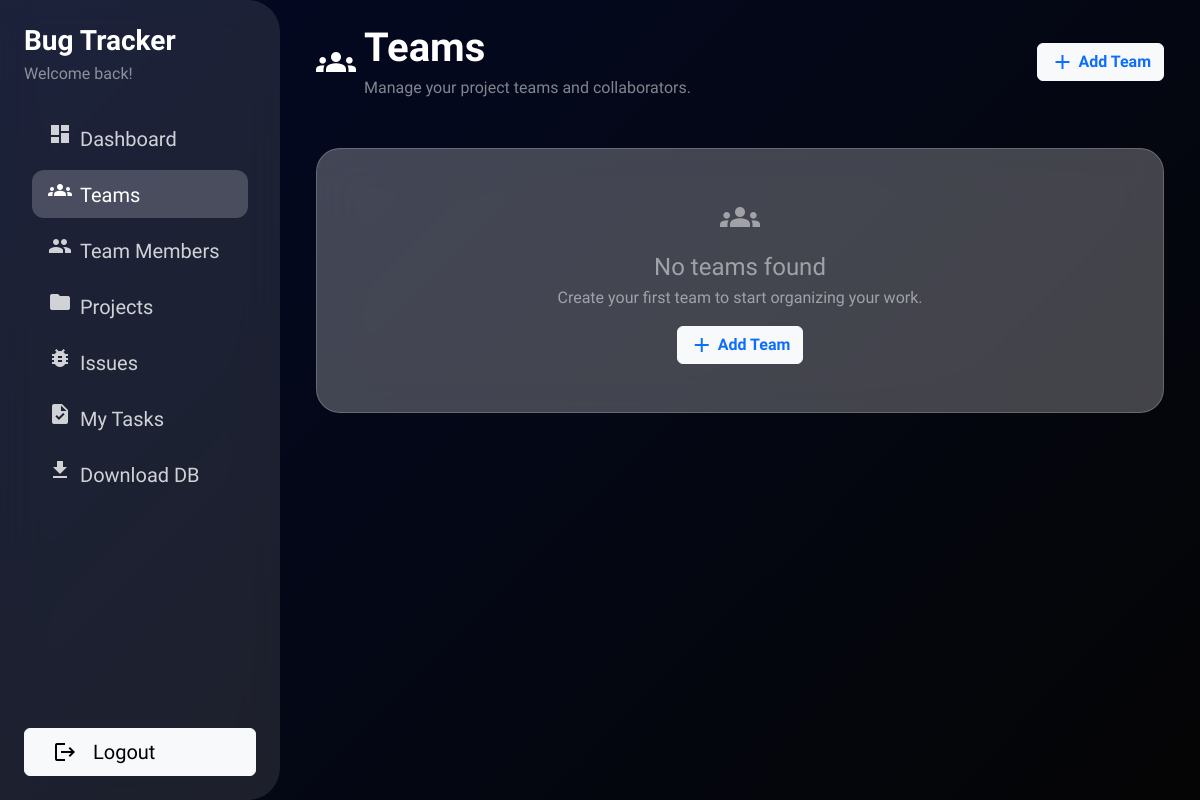
The app's page /teams/ (signed in), older data.
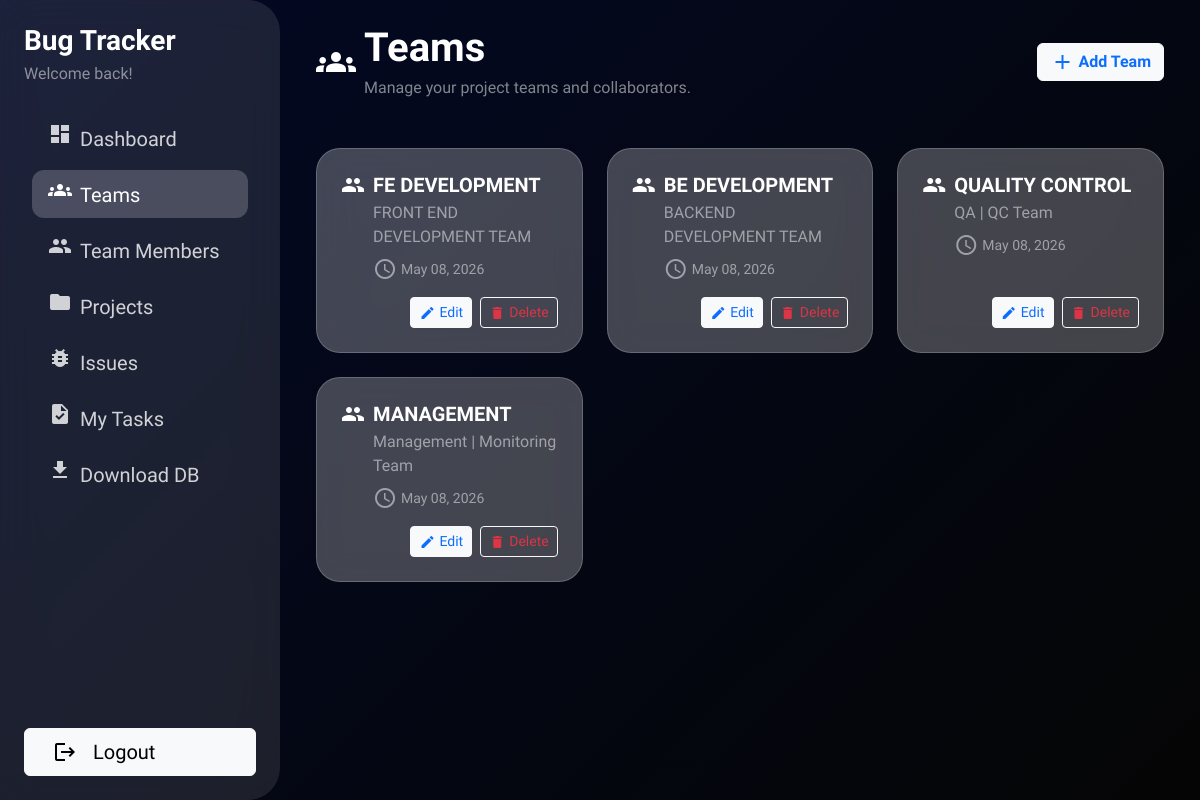
The same page, newer data.
### users/models.py (models this page shows, shortened)
class Team(models.Model):
    name = models.CharField(max_length=100)
    role = models.CharField(max_length=15, blank=True)
    description = models.TextField(blank=True)
    created_at = models.DateTimeField(auto_now_add=True)

### users/views.py (the view)
# urls.py: path('teams/', TeamListView.as_view(), name='team_list'),
class TeamListView(LoginRequiredMixin, ListView):
    model = Team
    template_name = 'users/team_list.html'
    context_object_name = 'teams'
    ordering = ['-created_at']

### templates/users/team_list.html (shortened to what this page needs)
{% extends "users/index.html" %}
{% block nav_teams_active %}active{% endblock %}
{% block dashboard_content %}
    {% block page_header %}
    <div class="row mb-5">
        <div class="col d-flex align-items-center">
            <span class="material-icons text-white fs-1 me-2">groups</span>
            <div>
                <h1 class="text-white fw-bold mb-1">Teams</h1>
                <p class="text-white-50 mb-0">Manage your project teams and collaborators.</p>
            </div>
        </div>
        {% if request.user.is_authenticated and request.user.team_member and request.user.team_member.has_management_role or request.user.is_superuser %}
                <div class="col-auto d-flex align-items-center">
                    <a href="{% url 'users:team_create' %}"
                    class="btn btn-light text-primary fw-semibold d-flex align-items-center">
                        <span class="material-icons me-1">add</span>
                        Add Team
                    </a>
                </div>
        {% endif %}
    </div>
    {% endblock %}
    {% block content %}
    <div class="row g-4">
        {% for team in teams %}
        <div class="col-12 col-md-6 col-lg-4">
            <div class="glass-card dashboard-card p-4 h-100">
                <div class="d-flex align-items-start mb-2">
                    <div class="me-2">
                        <span class="material-icons text-white">group</span>
                    </div>
                    <div class="flex-grow-1">
                        <h5 class="fw-bold text-white mb-1">{{ team.name }}</h5>
                        <p class="text-white-50 mb-2">{{ team.description|truncatewords:15 }}</p>
                        <small class="text-white-50 d-flex align-items-center mb-2">
                            <span class="material-icons small me-1">access_time</span>
                            {{ team.created_at|date:"M d, Y" }}
                        </small>
                    </div>
                </div>
                {% if request.user.is_authenticated and request.user.team_member and request.user.team_member.has_management_role or request.user.is_superuser %}
                <div class="d-flex justify-content-end gap-2">
                    <a href="{% url 'users:team_edit' team.pk %}"
                       class="btn btn-sm btn-light text-primary d-flex align-items-center">
                        <span class="material-icons me-1" style="font-size:16px;">edit</span>
                        Edit
                    </a>
                    <a href="{% url 'users:team_delete' team.pk %}"
                       class="btn btn-sm btn-outline-light text-danger d-flex align-items-center">
                        <span class="material-icons me-1" style="font-size:16px;">delete</span>
                        Delete
                    </a>
                </div>
                {% endif %}
            </div>
        </div>
        {% empty %}
        <div class="col-12">
            <div class="glass-card text-center py-5">
                <span class="material-icons fs-1 text-white-50 mb-3">groups</span>
                <h4 class="text-white-50 mb-1">No teams found</h4>
                <p class="text-white-50 mb-3">Create your first team to start organizing your work.</p>
                <a href="{% url 'users:team_create' %}"
                   class="btn btn-light text-primary fw-semibold d-inline-flex align-items-center">
                    <span class="material-icons me-1">add</span>
                    Add Team
                </a>
            </div>
        </div>
        {% endfor %}
    </div>
    {% endblock %}
{% endblock %}

Row changes from the older to the newer data that the page shows:
added Team: name "FE DEVELOPMENT", description "FRONT END DEVELOPMENT TEAM", created_at "May 08, 2026"
added Team: name "BE DEVELOPMENT", description "BACKEND DEVELOPMENT TEAM", created_at "May 08, 2026"
added Team: name "QUALITY CONTROL", description "QA | QC Team", created_at "May 08, 2026"
added Team: name "MANAGEMENT", description "Management | Monitoring Team", created_at "May 08, 2026"
Text that changed along with them:
text no longer shown: "No teams found Create your first team to start organizing your work. Add Team"
